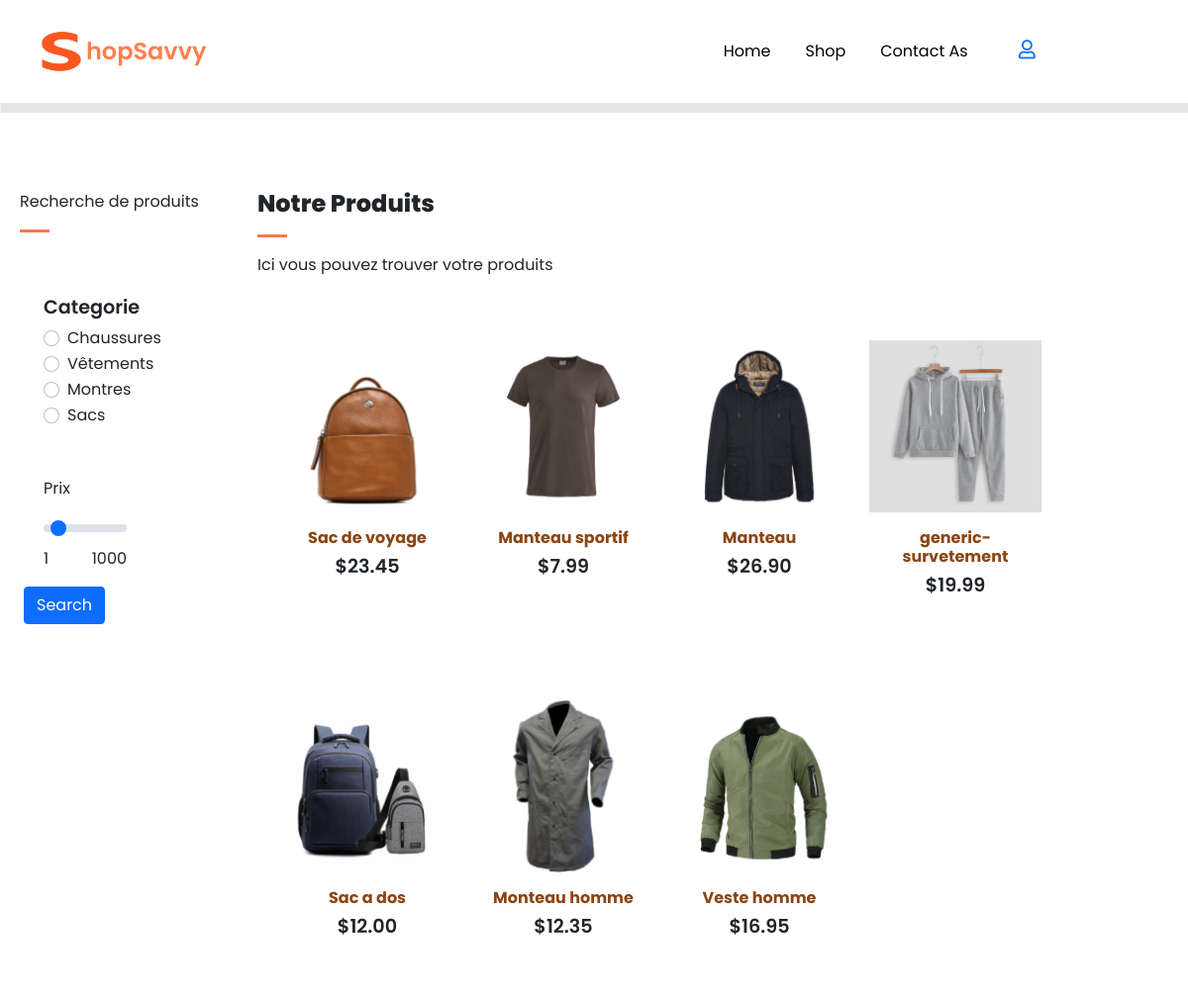
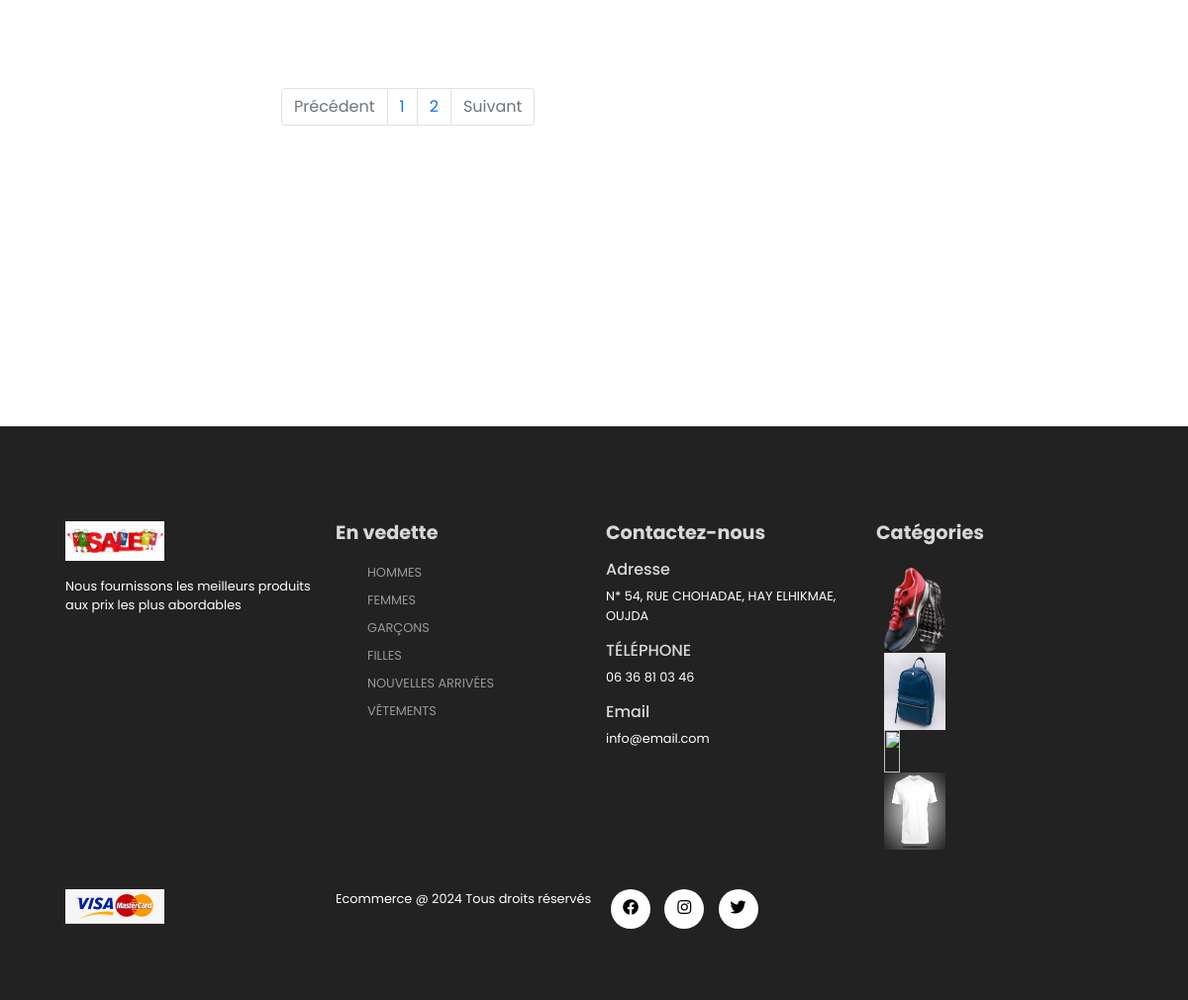
The page /shop.php on the database its author committed (2 pictures, top to bottom).
### tables this page shows
CREATE TABLE `products` (
  `product_id` int(11) NOT NULL,
  `product_name` varchar(100) NOT NULL,
  `product_category` varchar(108) NOT NULL,
  `quantite` int(11) UNSIGNED NOT NULL,
  `nbreVisite` int(10) UNSIGNED NOT NULL,
  `nbreClick` int(10) UNSIGNED NOT NULL,
  `nbreVendu` int(11) UNSIGNED NOT NULL,
  `product_description` varchar(255) NOT NULL,
  `product_image` varchar(255) NOT NULL,
  `product_image1` varchar(255) DEFAULT NULL,
  `product_image2` varchar(255) DEFAULT NULL,
  `product_image3` varchar(255) DEFAULT NULL,
  `product_image4` varchar(255) DEFAULT NULL,
  `product_price` decimal(6,2) UNSIGNED NOT NULL,
  `product_special_offer` int(2) DEFAULT NULL,
  `product_color` varchar(108) DEFAULT NULL,
  `date_appro` timestamp NULL DEFAULT current_timestamp()
);

### shop.php (the view, shortened to what this page needs)
<?php include('layouts/header.php');?>
<?php
include('server/connection.php');
if(isset($_POST['search'])){
     if(isset($_Get['page_no']) && $_GET['page_no'] != ""){
      $page_no=$_GET['page_no'];
    }else{
      $page_no=1;
    }
  $category=$_POST['category'];
  $price=$_POST['price'];
    $stmt1=$conn->prepare("SELECT COUNT(*) As total_records FROM products WHERE product_category=? AND product_price<=?");
    $stmt1->bind_param('si',$category,$price);
    $stmt1->execute();
    $stmt1->bind_result($total_records);
    $stmt1->store_result();
    $stmt1->fetch();
 $total_records_per_page=8;
 $offset= ($page_no-1) * $total_records_per_page;
 $previous_page=$page_no - 1;
 $next_page=$page_no + 1;
 $adjacents="2";
 $total_no_of_pages=ceil($total_records/$total_records_per_page);
 $stmt2=$conn->prepare("SELECT * FROM products WHERE product_category=? AND product_price<=? LIMIT $offset,$total_records_per_page");
 $stmt2->bind_param('si',$category,$price);
 $stmt2->execute();
 $products=$stmt2->get_result();
}else{
 if(isset($_Get['page_no']) && $_GET['page_no'] != ""){
    $page_no=$_GET['page_no'];
 }else{
    $page_no=1;
 }
 $stmt1=$conn->prepare("SELECT COUNT(*) As total_records FROM products");
 $stmt1->execute();
 $stmt1->bind_result($total_records);
 $total_records_per_page=20;
 $offset= ($page_no-1) * $total_records_per_page;
 $total_no_of_pages=ceil($total_records/$total_records_per_page);
 $stmt2=$conn->prepare("SELECT * FROM products LIMIT $offset,$total_records_per_page");
 $stmt2->execute();
 $products=$stmt2->get_result();
}
?>
<section id="search" class="my-5 py-5 ms-2">
    <div class="container mt-5 py-5">
      <p>Recherche de produits</p>
      <hr>
    </div>
  <form action="shop.php" method="POST">
    <div class="row mx-auto container">
      <div class="col-lg-12 col-md-12 col-sm-12">
      <h4>Categorie</h4>
        <div class="form-check">
          <input class="form-check-input" value="shoes" type="radio" name="category" id="category_one" <?php if(isset($category) && $category=='shoes'){echo 'checked'; }?>>
          <label class="form-check-label" for="flexRadioDefault1">
          Chaussures
          </label>
        </div>
        <div class="form-check">
          <input class="form-check-input" value="coats" type="radio" name="category" id="category_two" <?php if(isset($category) && $category=='coats'){echo 'checked';}?>>
          <label class="form-check-label" for="flexRadioDefault2">
          Vêtements
          </label>
        </div>
        <div class="form-check">
          <input class="form-check-input" value="watches" type="radio" name="category" id="category_two" <?php if(isset($category) && $category=='watches'){echo 'checked'; }?>>
          <label class="form-check-label" for="flexRadioDefault2">
          Montres
          </label>
        </div>
        <div class="form-check">
          <input class="form-check-input" value="bags" type="radio" name="category" id="category_two" <?php if(isset($category) && $category=='bags'){echo 'checked';}?>>
          <label class="form-check-label" for="flexRadioDefault2">
          Sacs
          </label>
        </div>
      </div>
    </div>
    <div class="row mx-auto container mt-5">
      <div class="col-lg-12 col-md-12 col-sm-12">
          <p>Prix</p>
          <input type="range" class="form-range w-50" name="price" value="<?php if(isset($price)){echo $price;}else{ echo "100";} ?>" min="1" step="1" max="1000" placeholder="2" ondblclick="printValue('customRange2', 'rangeValue1')" id="customRange2">
          <div class="w-50">
            <span style="float: left;">1</span>
            <span style="float: right;">1000</span>
          </div>
      </div>
    </div>
    <div class="form-group my-3 mx-3">
      <input type="submit" name="search" value="Search" class="btn btn-primary">
    </div>
  </form>
</section>
<section id="shop" class="my-5 py-5">
    <div class="container mt-5 py-5">
      <h3>Notre Produits</h3>
      <hr>
      <p>Ici vous pouvez trouver votre produits</p>
    </div>
    <div class="row mx-auto container">
    <?php while($row=$products->fetch_assoc()) { ?>
      <div class="product text-center col-lg-3 col-md-4 col-sm-12">
      <a href="<?php echo "single_product.php?product_id=".$row['product_id']."&product_category=".$row['product_category'];?>"><img class="img-fluid mb-3" src="assets/imgs/<?php echo $row['product_image'];?>"/></a>
        <h5 class="p-name"><b style="color: saddlebrown;"><?php echo $row['product_name']; ?></b></h5>
        <h4 class="p-price">$<?php echo $row['product_price'];?></h4>
        <a href="<?php echo "single_product.php?product_id=".$row['product_id']."&product_category=".$row['product_category'];?>"><button class="buy-btn">Acheter Maintenant</button></a>
      </div>
    <?php } ?>
      <nav aria-label="Page navigation example" class="mx-auto">
        <ul class="pagination mt-5 mx-auto">
          <li class="page-item <?php if($page_no<=1){echo 'disabled';}?>">
          <a class="page-link" href="<?php if($page_no<=1){echo '#';}else{ echo "?page_no=".($page_no-1);} ?>">Précédent</a>
        </li>
          <li class="page-item"><a class="page-link" href="?page_no=1">1</a></li>
          <li class="page-item"><a class="page-link" href="?page_no=2">2</a></li>
          <li class="page-item <?php if($page_no >= $total_no_of_pages){echo 'disabled';}?>">
          <a class="page-link" href="<?php if($page_no >= $total_no_of_pages){echo '#';}else{ echo "?page_no=".($page_no+1);}?>">Suivant</a></li>
        </ul>
      </nav>
    </div>
</section>
<?php include('layouts/footer.php');?>

### assets/css/style.css (style rules this page uses)
* { margin: 0; padding: 0; box-sizing: border-box; }
body { font-family: 'Poppins' , sans-serif ; }
h3 { font-size: 1.5rem; font-weight: 800; }
h4 { font-size: 1.2rem; font-weight: 600; }
h5 { font-size: 1rem; font-weight: 400; }
.product { cursor: pointer; margin-bottom: 2rem; }
.product img { transition: 0.3s all; }
hr { width: 30px; height: 3px !important; opacity: 1 !important; background-color: #fb774b; }
#shop { width:70%; display: inline-block; }
#search { width: 20%; display: inline-block; float: left; }

### rows shown on the page
products: product_image (picture), product_name "Sac de voyage", product_price "23.45"
products: product_image (picture), product_name "Manteau sportif", product_price "7.99"
products: product_image (picture), product_name "Manteau", product_price "26.90"
products: product_image (picture), product_name "generic-survetement", product_price "19.99"
products: product_image (picture), product_name "Sac a dos", product_price "12.00"
products: product_image (picture), product_name "Monteau homme", product_price "12.35"
products: product_image (picture), product_name "Veste homme", product_price "16.95"
